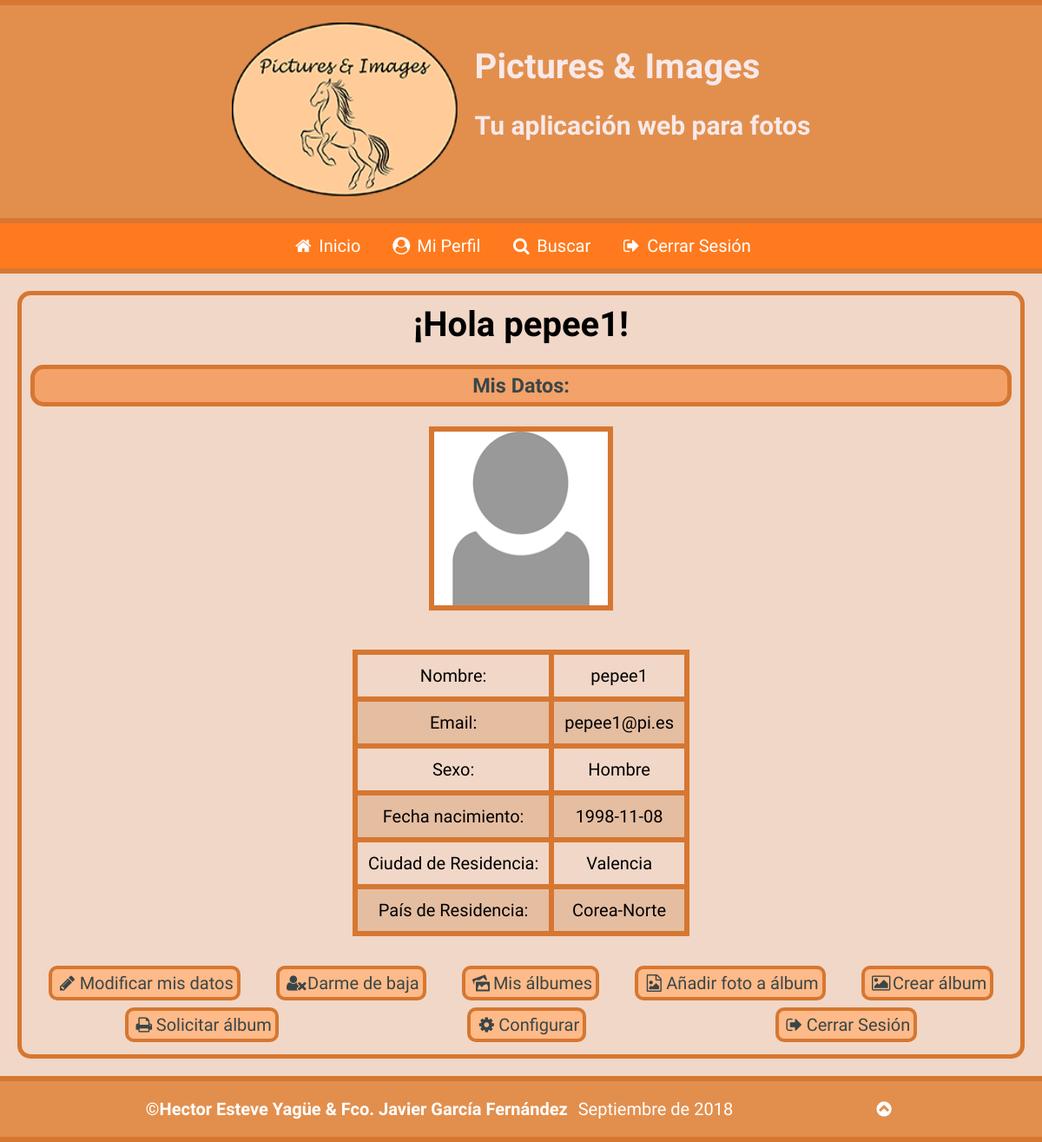
The app's page /perfil.php (signed in) with its own data.
### tables this page shows
CREATE TABLE `usuarios` (
  `IdUsuario` int(11) NOT NULL,
  `NomUsuario` varchar(15) NOT NULL,
  `Clave` varchar(200) NOT NULL,
  `Email` varchar(200) NOT NULL,
  `Sexo` tinyint(4) NOT NULL,
  `FNacimiento` date NOT NULL,
  `Ciudad` varchar(200) NOT NULL,
  `Pais` int(11) NOT NULL,
  `Foto` varchar(200) NOT NULL,
  `FRegistro` datetime NOT NULL DEFAULT CURRENT_TIMESTAMP ON UPDATE CURRENT_TIMESTAMP,
  `Estilo` int(11) NOT NULL
);

CREATE TABLE `paises` (
  `IdPais` int(11) NOT NULL,
  `NomPais` varchar(200) NOT NULL,
  `Continente` varchar(200) NOT NULL
);

### perfil.php (the view, shortened to what this page needs)
<?php
require_once("head.php");
require_once("header.php");
if(!isset($_SESSION["usuarioLog"])){
	require_once("barraNavSesionNoIniciada.php");
	mostrarErrorPerfilSinIniciarSesion();
}
else{
	require_once("barraNavSesionIniciada.php");
	mostrarPerfilUsuario();
}
	function mostrarPerfilUsuario(){
		$idUsuSesion=$_SESSION["usuarioLog"];
		 $sentencia = 'SELECT * FROM usuarios u, paises p where p.IdPais=u.Pais and u.IdUsuario='.$idUsuSesion;
		 if(!($resultado = $GLOBALS["mysqli"]->query($sentencia))) {
		   echo "<p>Error al ejecutar la sentencia <b>$sentencia</b>: " . $GLOBALS["mysqli"]->error;
		   echo '</p>';
		   exit;
		 }
		$fila = $resultado->fetch_object();
		if($fila->Sexo == 1){
			$sexo = "Hombre";
		}
		if($fila->Foto == ''){
			$fila->Foto = "./img/foto_perfil.png";
		}
		echo <<<perfilUsuario
			<section>
			<p id='bienvenidaUsuarioPerfil'>¡Hola $fila->NomUsuario!</p>
			<h3>Mis Datos:</h3>
			<img src="$fila->Foto" alt="foto_perfil">
			<div class="contTabla">
				<table class="tabla" title="Puedes hacer scroll lateral en la tabla si no cabe en tu pantalla para poder ver todos los datos que contiene">
					<tr>
						<td>Nombre:</td>
						<td>$fila->NomUsuario</td>
					</tr>
					<tr>
						<td>Email:</td>
						<td>$fila->Email</td>
					</tr>
					<tr>
						<td>Sexo:</td>
						<td>$sexo</td>
					</tr>
					<tr>
						<td>Fecha nacimiento:</td>
						<td><time datetime="1998-09-15">$fila->FNacimiento</time></td>
					</tr>
					<tr>
						<td>Ciudad de Residencia:</td>
						<td>$fila->Ciudad</td>
					</tr>
					<tr>
						<td>País de Residencia:</td>
						<td>$fila->NomPais</td>
					</tr>
				</table>
			</div>
			<div class="enlPerf">
				<a href="formulario_modificar.php" title="Modificar mis datos"><span class="icon-pencil"></span><span>Modificar mis datos</span></a>
				<a href="dar_baja.php" title="Borrar cuenta"><span class="icon-user-times"></span><span>Darme de baja</span></a>
				<a href="mis_albumes.php" title="Acceder a mis álbumes"><span class="icon-album"></span><span>Mis álbumes</span></a>
				<a href="anyadir_foto_album.php" title="Añadir foto a un álbum"><span class="icon-file-image"></span><span>Añadir foto a álbum</span></a>
				<a href="crear_album.php" title="Crea un álbum"><span class="icon-new-album"></span><span>Crear álbum</span></a>
				<a href="solicitar_album.php" title="Solicita un álbum"><span class="icon-print"></span><span>Solicitar álbum</span></a>
				<a href="configurar.php" title="Configurar el estilo de la web"><span class="icon-conf"></span><span>Configurar</span></a>
				<a href="eliminar_sesion.php"  title="Cerrar Sesión"><span class="icon-logout"></span><span>Cerrar Sesión</span></a>
			</div>
		</section>
perfilUsuario;
	}
?>
<?php
	require_once("footer.php");
?>

### estilo.css (style rules this page uses)
body { box-sizing: border-box; min-width: 320px; max-width: 1980px; margin: 0 auto; background-color: #F1D7C7; font-family: 'Kalam', cursive; font-size: 20px; position: relative; }
body>section { margin: 1em; border: 0.3em solid #D67731; border-width: 5px; border-radius: 15px; padding: 0.5em; text-align: center; }
body>section>h3 { background-color: #F3A269; padding: 0.2em; border: 0.3em solid #D67731; border-width: 5px; border-radius: 15px; display: flex; justify-content: center; color: #394648; }
#bienvenidaUsuarioPerfil { font-weight: bold; color: #000000; margin: auto; font-size: 40px; }
body>.paginacion>div>a,p { justify-content: center; display: inline-block; }
body>section>img { border: 0.3em solid #D67731; width: 200px; height: 200px; }
body>section>div>.tabla { margin: auto; border: 0.3em solid #D67731; border-width: 5px; margin-bottom: 1em; margin-top: 2em; border-collapse: collapse; }
body>section>div>.tabla>tbody>tr:nth-child(even) { background-color: #E5BDA1; }
body>section>div>.tabla>tbody>tr>td { padding: 0.6em; border: 0.3em solid #D67731; }
body>section>.contTabla { overflow-x:auto; }
body>section>.enlPerf { display: flex; flex-wrap: wrap; justify-content: space-around; margin-top: 0.5em; }
body>section>.enlPerf>a { border: 0.2em solid #D67731; border-radius: 10px; background-color: #FFBA89; padding: 0.2em; color: #394648; text-decoration: none; margin: 0.2em; }

### estilo_accesible.css (style rules this page uses)
body { box-sizing: border-box; min-width: 320px; max-width: 1980px; margin: 0 auto; background-color: #ffffff; font-family: 'Kalam', cursive; font-size: 30px; position: relative; }
body>section { margin: 1em; border: 0.3em solid #000000; border-width: 5px; border-radius: 15px; padding: 0.5em; text-align: center; }
body>section>h3 { background-color: #3B3733; padding: 0.2em; border: 0.3em solid #000000; border-width: 5px; border-radius: 15px; display: flex; justify-content: center; color: #ffffff; }
body>.paginacion>div>a,p { justify-content: center; display: inline-block; }
#bienvenidaUsuarioPerfil { font-weight: bold; color: #000000; margin: auto; font-size: 50px; }
body>section>img { border: 0.3em solid #000000; width: 200px; height: 200px; }
body>section>div>.tabla { margin: auto; border: 0.3em solid #000000; border-width: 5px; margin-bottom: 1em; margin-top: 2em; border-collapse: collapse; }
body>section>div>.tabla>tbody>tr:nth-child(even) { background-color: #666060; color: #ffffff; }
body>section>div>.tabla>tbody>tr>td { padding: 0.6em; border: 0.3em solid #000000; }
body>section>.contTabla { overflow-x:auto; }
body>section>.enlPerf { display: flex; flex-wrap: wrap; justify-content: space-around; margin-top: 0.5em; }
body>section>.enlPerf>a { border: 0.2em solid #000000; border-radius: 10px; background-color: #3B3733; padding: 0.2em; color: #ffffff; text-decoration: none; margin: 0.2em; }

### print.css (style rules this page uses)
body { box-sizing: border-box; min-width: 320px; max-width: 1980px; margin: 0 auto; background-color: white; font-family: serif; font-size: 12pt; position: relative; }
body>section { margin-right: 1cm; margin-left: 1cm; margin-top: 0cm; margin-bottom: 0cm; border: 0; padding: 0.5cm; text-align: center; padding: 0; }
body>section>h3 { background-color: white; border: none; padding: 0cm; margin-top: 0.4cm; margin-bottom: 0.4cm; border-radius: 15px; display: flex; justify-content: center; color: black; font-size: 24pt; }
body>section>p { margin: 0; }
::placeholder { color: transparent; }
#bienvenidaUsuarioPerfil { display: none; }
body>section>img { border: 0.1cm solid black; width: 250px; height: 250px; }
body>section>div>.tabla { margin: auto; border: 0.1cm solid black; margin-bottom: 0.5cm; margin-top: 0.5cm; border-collapse: collapse; }
body>section>div>.tabla>tbody>tr:nth-child(even) { background-color: #ffffff; }
body>section>div>.tabla>tbody>tr>td { padding: 0.3cm; border: 0.1cm solid black; }
body>section>.contTabla { overflow-x:auto; }
body>section>.enlPerf { display: flex; flex-wrap: wrap; justify-content: space-around; margin-top: 0.5cm; margin-bottom: 1cm; }
body>section>.enlPerf>a { border: 0; border-radius: 0px; background-color: white; padding: 0.1cm; color: #0032ff; text-decoration: underline; margin: 0.1cm; }

### records on screen
usuarios: NomUsuario "pepee1", Email "pepee1@pi.es", Sexo "Hombre", FNacimiento "1998-11-08", Ciudad "Valencia", Pais.NomPais "Corea-Norte"
